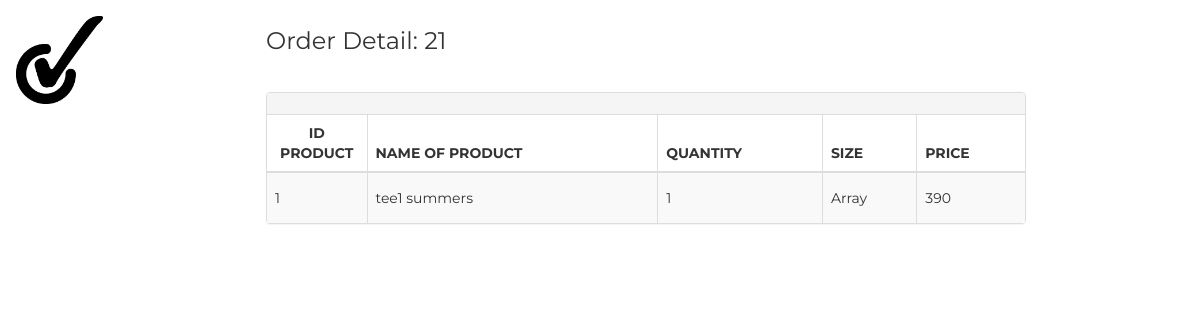
/admin/billdetail.php?madon=21 (signed in), run on the app's committed database.
### tables this page shows
CREATE TABLE `chitiethoadon` (
  `maDon` int(30) NOT NULL,
  `maSP` int(30) NOT NULL,
  `tenSP` varchar(50) NOT NULL,
  `userKH` varchar(64) NOT NULL,
  `soluong` int(11) NOT NULL,
  `gia` int(11) NOT NULL,
  `size` varchar(10) NOT NULL
);

### process/login.php (called while the page is built, shortened)
<?php
function isLoginedAdmin(){
    return isset($_SESSION['admin']);
}

### admin/billdetail.php (the view, shortened to what this page needs)
<!DOCTYPE html>
<?php
require_once('../process/login.php');
?>
<html>
<link rel="stylesheet" href="../SOURCE.css">
<link rel="stylesheet" href="https://cdnjs.cloudflare.com/ajax/libs/font-awesome/4.7.0/css/font-awesome.min.css">
<link rel="stylesheet" href="https://maxcdn.bootstrapcdn.com/bootstrap/3.3.6/css/bootstrap.min.css">
<link href="https://cdnjs.cloudflare.com/ajax/libs/font-awesome/4.4.0/css/font-awesome.min.css" rel="stylesheet" type="text/css">
<?php
if (isLoginedAdmin()) {
?>
  <body class="w3-content" action="admin.php" style="max-width:1200px">
    <nav class="w3-sidebar w3-bar-block w3-white w3-collapse w3-top" style="z-index:3;width:250px" id="mySidebar">
      <div class="w3-container w3-display-container w3-padding-16">
        <a href="#"><img src="../Images/ANHNEN/logocheck.jpg" alt="LOGO" width="40%"></a>
      </div>
      <div class="w3-padding-64 w3-large w3-text-gray" style="font-weight:bold">
      </div>
    </nav>
    <div class="w3-main" style="margin-left:250px">
      <header class="w3-container w3-xlarge w3-padding-24">
        <p class="w3-left"><?php echo "Order Detail: ".$_REQUEST['madon']; ?></p>
      </header>
      <div class="w3-container  ">
        <div class="row">
          <div class="col-md-10 ">
            <div class="panel panel-default panel-table">
              <div class="panel-heading">
                <div class="row">
                  <div class="col col-xs-6">
                    <h1 class="panel-title"><?php
                    $conn=createDBConnection();
                    echo $row['hoTen']; ?></h1>
                  </div>
                </div>
              </div>
              <div class="panel-body">
                <?php
                $sql = "SELECT * FROM chitiethoadon where maDon=".$_REQUEST['madon'];
                if ($result = mysqli_query($conn, $sql)) {
                  if (mysqli_num_rows($result) > 0) {
                ?>
                    <table class="table table-striped table-bordered table-list">
                      <thead>
                        <tr>
                          <th>ID PRODUCT</th>
                          <th>NAME OF PRODUCT</th>
                          <th>QUANTITY</th>
                          <th>SIZE</th>
                          <th>PRICE</th>
                        </tr>
                      </thead>
                      <tbody>
                        <?php
                        while ($row = mysqli_fetch_array($result)) {
                        ?>
                          <tr>
                            <td class="hidden-xs"><?php echo $row['maSP'] ?></td>
                            <td><?php echo $row['tenSP'] ?></td>
                            <td><?php echo $row['soluong'] ?></td>
                            <td><?php echo $row['size'] ?></td>
                            <td><?php echo $row['gia'] ?></td>
                          </tr>
              </div>
            </div>
      <?php
                        }
                      }
                    }
      ?>
          </div>
        </div>
      </div>
    </div>
  </body>
<?php
}
?>
</html>

### SOURCE.css (style rules this page uses)
html { box-sizing:border-box }
*,*:before,*:after { box-sizing:inherit }
html { -ms-text-size-adjust:100%;-webkit-text-size-adjust:100% }
body { margin:0 }
article,aside,details,figcaption,figure,footer,header,main,menu,nav,section { display:block }
a { background-color:transparent }
img { border-style:none }
html,body { font-family:Verdana,sans-serif;font-size:15px;line-height:1.5 }
html { overflow-x:hidden }
img { vertical-align:middle }
a { color:inherit }
.w3-tooltip,.w3-display-container { position:relative }
.w3-sidebar { height:100%;width:200px;background-color:#fff;position:fixed!important;z-index:1;overflow:auto }
.w3-main,#main { transition:margin-left .4s }
.w3-container:after,.w3-container:before,.w3-panel:after,.w3-panel:before,.w3-row:after,.w3-row:before,.w3-row-padding:after,.w3-row-padding:before, .w3-cell-row:before,.w3-cell-row:after,.w3-clear:after,.w3-clear:before,.w3-bar:before,.w3-bar:after { content:"";display:table;clear:both }
.w3-content,.w3-auto { margin-left:auto;margin-right:auto }
.w3-content { max-width:980px }
@media (min-width:993px) { .w3-sidebar.w3-collapse { display:block!important } }
.w3-top,.w3-bottom { position:fixed;width:100%;z-index:1 }
.w3-top { top:0 }
.w3-container,.w3-panel { padding:0.01em 16px }
.w3-large { font-size:18px!important }
.w3-xlarge { font-size:24px!important }
.w3-padding-16 { padding-top:16px!important;padding-bottom:16px!important }
.w3-padding-24 { padding-top:24px!important;padding-bottom:24px!important }
.w3-padding-64 { padding-top:64px!important;padding-bottom:64px!important }
.w3-left { float:left!important }
.w3-white,.w3-hover-white:hover { color:#000!important;background-color:#fff!important }
.w3-text-grey,.w3-hover-text-grey:hover,.w3-text-gray,.w3-hover-text-gray:hover { color:#757575!important }

### admin/billdetail.php (style rules this page uses)
.w3-sidebar a, form { font-family: "Roboto", sans-serif }
body, h1, h2, h3, h4, h5, h6, .w3-wide { font-family: "Montserrat", sans-serif; }
.panel-table .panel-body { padding: 0; }
.panel-table .panel-body .table-bordered { border-style: none; margin: 0; }
.panel-table .panel-body .table-bordered>thead>tr>th:first-of-type { text-align: center; width: 100px; }
.panel-table .panel-body .table-bordered>thead>tr>th:last-of-type, .panel-table .panel-body .table-bordered>tbody>tr>td:last-of-type { border-right: 0px; }
.panel-table .panel-body .table-bordered>thead>tr>th:first-of-type, .panel-table .panel-body .table-bordered>tbody>tr>td:first-of-type { border-left: 0px; }
.panel-table .panel-body .table-bordered>tbody>tr:first-of-type>td { border-bottom: 0px; }
.panel-table .panel-body .table-bordered>thead>tr:first-of-type>th { border-top: 0px; }
.panel-table .panel-body .table-bordered>tbody>tr>td { line-height: 34px; }

### data on the page
chitiethoadon: maSP "1", tenSP "tee1 summers", soluong "1", size "Array", gia "390"

### other printed values
$_REQUEST['madon'] "21"
